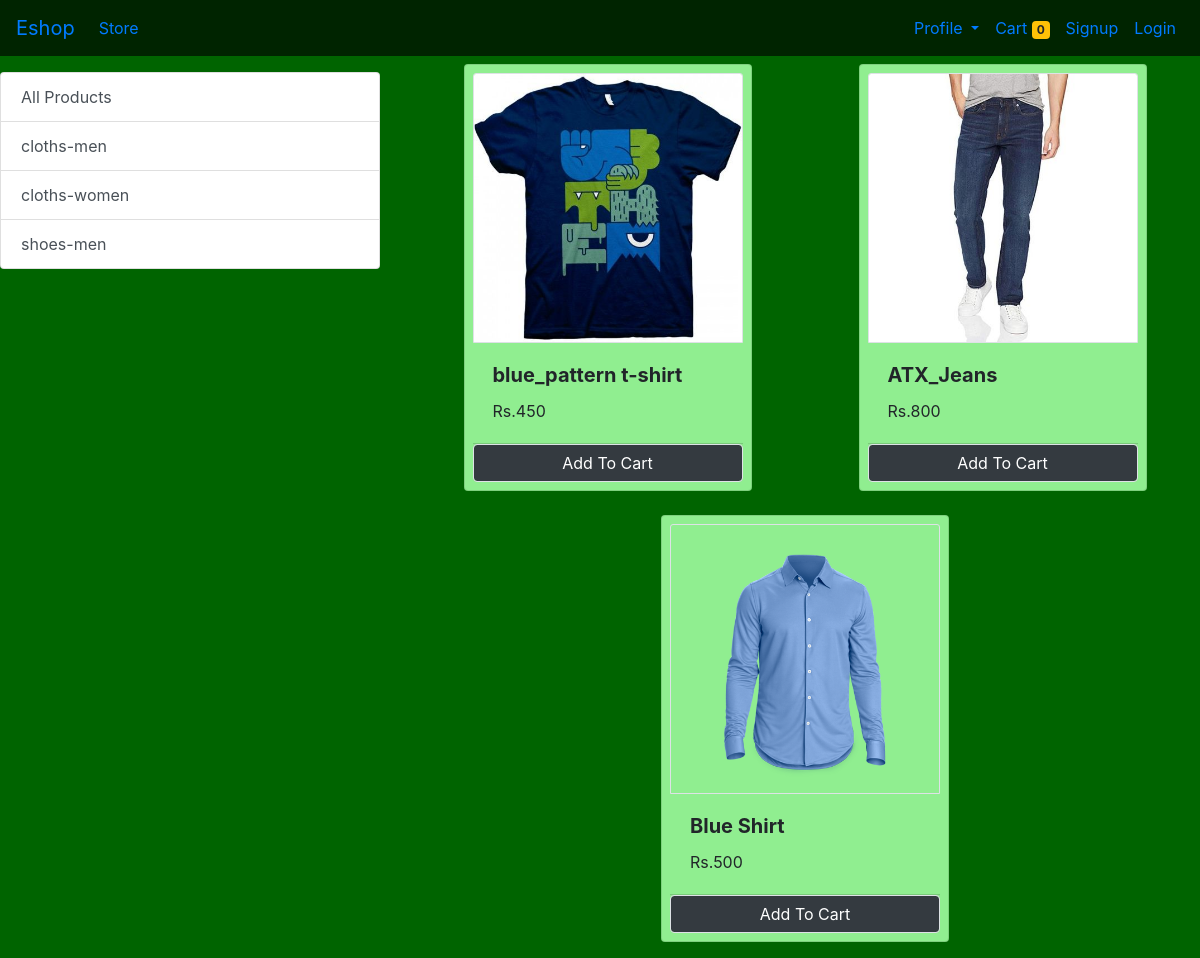
/?category=1, run on the app's committed database.
### store/models.py (models this page shows, shortened)
class Category(models.Model):
    name=models.CharField(max_length=20)
    @staticmethod
    def get_all_categories():
        return Category.objects.all()

class Product(models.Model):
    name=models.CharField(max_length=100)
    price=models.IntegerField(default=0)
    category=models.ForeignKey(Category,on_delete=models.CASCADE,default=1)
    description=models.CharField(max_length=300,default='',null=True,blank=True)
    image=models.ImageField(upload_to='products')
    @staticmethod
    def get_all_products_by_categoryid(category_id):
        if category_id:
            return Product.objects.filter(category=category_id)
        else:
            return Product.get_all_products()

### store/views.py (the view, shortened to what this page needs)
# urls.py: path('',views.Index.as_view(), name='home'),
class Index(View):
    def get(self,request):
        cart=request.session.get('cart')
        if not cart:
            request.session.cart={}
        products=None
        categories=Category.get_all_categories()
        categoryID=request.GET.get('category')
        if categoryID:
            products=Product.get_all_products_by_categoryid(categoryID)
        else:
            products=Product.get_all_products()
        data={}
        data['products']=products
        data['categories']=categories
        return render(request,'index.html',data)

### store/templatetags/cart.py (called while the page is built)
@register.filter(name='is_in_cart')
def is_in_cart(product,cart):
    keys=cart.keys()
    for id in keys:
        if int(id)==product.id:
            return True
    return False

### store/templatetags/custom_filter.py (called while the page is built)
@register.filter(name='currency')
def currency(number):
    return "Rs." + str(number)

### templates/index.html (shortened to what this page needs)
{% extends 'base.html' %}
{% block content %}
{% load cart %}
{% load custom_filter %}
<div class="back" style="background-color: darkgreen;">
    <div class="container-fliud">
        <div class="row">
            <div class="col-lg-4 mt-3 me-3 mx-auto">
                <div class="list-group">
                    <a href="/" class="list-group-item list-group-item-action">All Products</a>
                    {% for category in categories %}
                    <a href="/?category={{category.id}}" class="list-group-item list-group-item-action">{{category.name}}</a>
                    {% endfor %}
                </div>
            </div>
            <div id="products" class='col-lg-8 mx-auto'>
                <div class="row mx-auto">
                    {% for product in products %}
                    <div class="col mx-auto">
                        <div class="card mx-auto mb-3 mt-2 p-2" id={{product.id}} style="width: 18rem;background: lightgreen;">
                            <img src="{{product.image.url}}" class="card-img-top border" alt="...">
                            <div class="card-body">
                                <h5 class="card-title"><b>{{product.name}}</b></h5>
                                <p class="card-text">{{product.price|currency}}</p>
                            </div>
                            <div class="card-footer p-0">
                                {% if product|is_in_cart:request.session.cart %}
                                <div class="row no-gutters">
                                    <form action="/#{{product.id}}" class="col-2" method="post">
                                        {% csrf_token %}
                                        <input hidden type="text" name="product" value="{{product.id}}">
                                        <input hidden type="text" name="remove" value="-1">
                                        <input type="submit" value=" - " class="btn btn-block btn-light">
                                        </form>
                                    <div class="text-center col">{{product|cart_quantity:request.session.cart}} in Cart</div>
                                    <form action="/#{{product.id}}" class="col-2" method="post">
                                        {% csrf_token %}
                                        <input hidden type="text" name="product" value="{{product.id}}">
                                        <input type="submit" value=" + " class="btn btn-block btn-light">
                                        </form>
                                </div>
                                {% else %}
                                <form action="/#{{product.id}}" method="POST" class="btn-block">
                                    <input type="submit" class="btn btn-dark border form-control" value="Add To Cart">
                                </form>
                                {% endif %}
                            </div>
                        </div>
                    </div>
                    {% endfor %}
                </div>
            </div>
        </div>
    </div>
</div>
{% endblock %}

### data on the page
Category: name "cloths-men"
Category: name "cloths-women"
Category: name "shoes-men"
Product: {{ product.id }} 1 (drawn), image (picture), name "blue_pattern t-shirt", price "Rs.450"
Product: image (picture), name "ATX_Jeans", price "Rs.800"
Product: image (picture), name "Blue Shirt", price "Rs.500"

### other printed values
{{ request.session.cart.keys|length }} "0"
